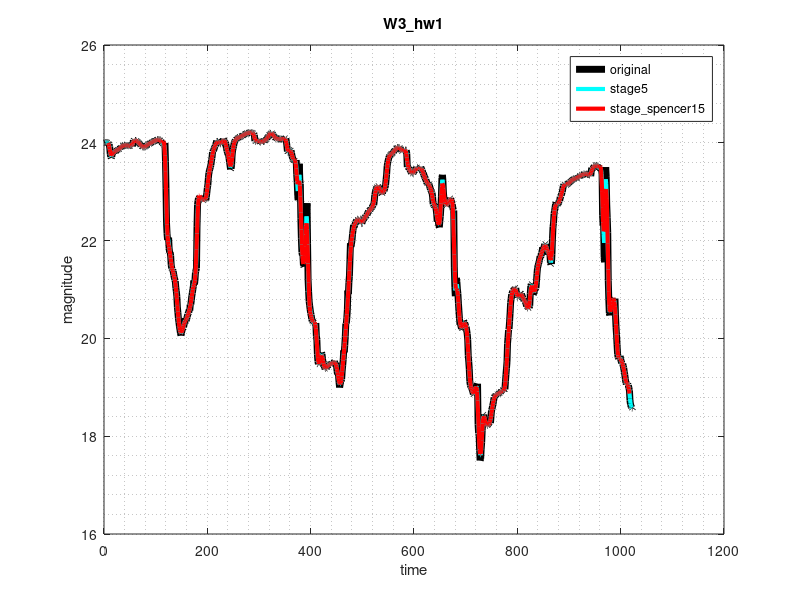

Write MATLAB code to recreate this figure.
clear;clc
load('y.txt')
y_stage5_wei = [1 4 6 4 1];
y_stage5 = zeros(length(y),1);
for i = 1+2:length(y)-2
    n_stage5 = i-2:1:i+2;
    for j = 1:length(n_stage5)
        y_stage5(i,1) = y_stage5(i,1) + y(n_stage5(j))*y_stage5_wei(j);
    end
end
y_stage5(y_stage5==0) = nan;
y_stage5 = y_stage5/16;
%%
y_wei = [-3,-6,-5,3,21,46,67,74,67,46,21,3,-5,-6,-3];
y_spencer = zeros(length(y),1);
for i = 1+7:length(y)-7
    n_spencer = i-7:1:i+7;
    for j = 1:length(n_spencer)
        y_spencer(i,1) = y_spencer(i,1) + y(n_spencer(j))*y_wei(j);
    end
    
end
y_spencer(y_spencer==0) = nan;
y_spencer = y_spencer/320;

figure
p = plot(y,'-k','LineWidth',5);hold on;
p_s5 = plot(y_stage5,'-c','LineWidth',3);hold on;
p_s15 = plot(y_spencer,'-r','LineWidth',3);hold off;grid minor;
title('W3_hw1','Interpreter','none');xlabel('time');ylabel('magnitude');
legend([p,p_s5,p_s15],'original','stage5','stage_spencer15','Location','best','Interpreter','none')

corrcoef_stage5 = corrcoef(y_stage5(3:end-2),y(3:end-2));
corrcoef_spencer = corrcoef(y_spencer(8:end-7),y(8:end-7));